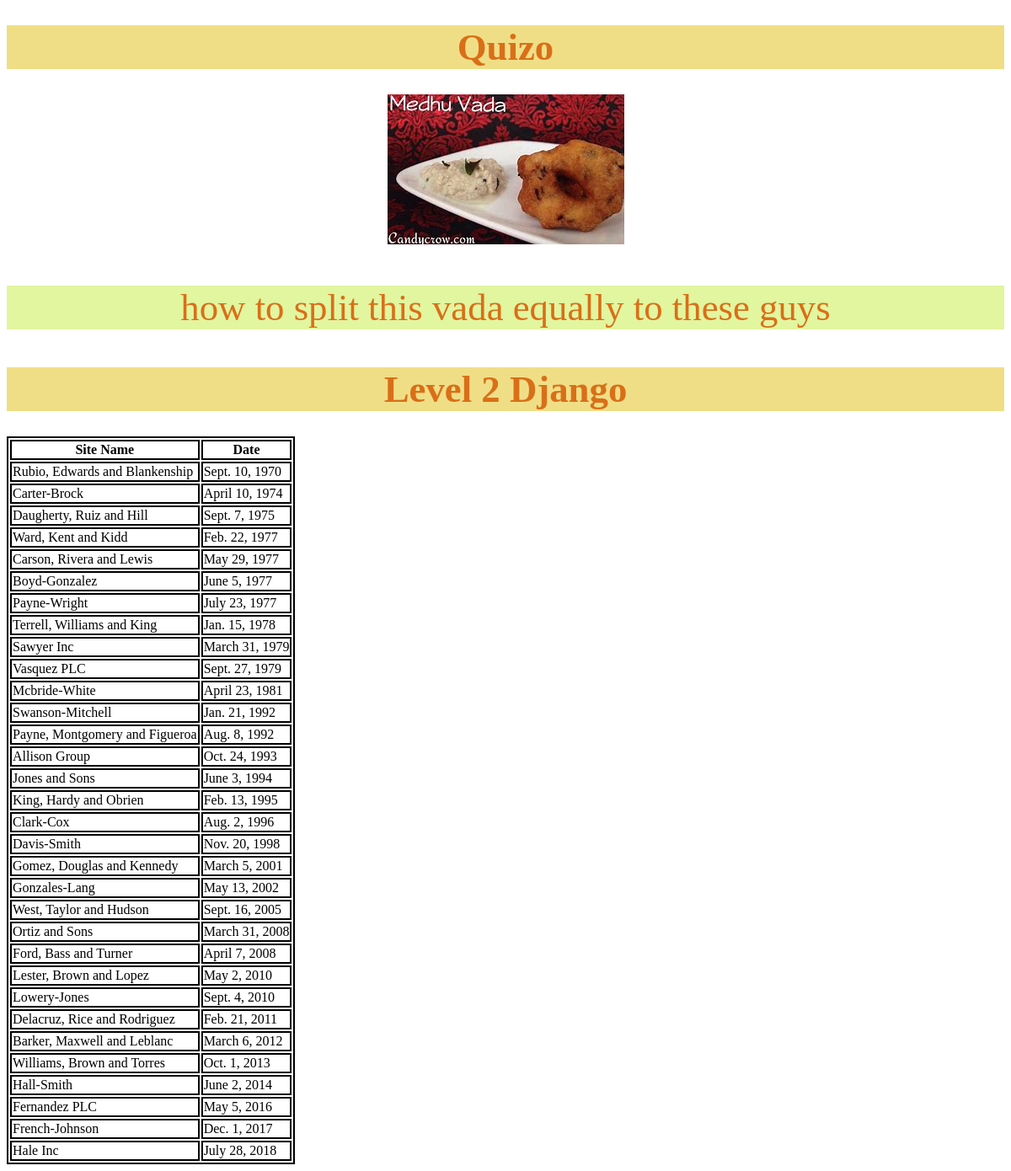
The page / on the database its author committed.
### annan/models.py (models this page shows, shortened)
class AccessRecord(models.Model):
    name=models.ForeignKey(Website,on_delete=models.DO_NOTHING,)
    date=models.DateField()

class Website(models.Model):
    topic= models.ForeignKey(Topic,on_delete=models.DO_NOTHING,)
    name= models.CharField(max_length=200, unique=True)
    url= models.URLField(max_length=200, unique=True)
    def __str__(self):
        return self.name

### annan/views.py (the view)
# urls.py: url(r'^$', views.index, name='index'),
def index(request):
    website_list=AccessRecord.objects.order_by('date')
    date_dict={'access_record':website_list}
    return render(request,'annan/index.html',context=date_dict)

### template/annan/index.html (shortened to what this page needs)
<!DOCTYPE html>
{% load staticfiles %}
<html lang="en">
<head>
  <link rel="stylesheet" href="{% static "css/style.css" %}" />
</head>
<body>
<h1>Quizo</h1>
<div class="django" align="center">
<img src= "{% static 'images/vada.jpg' %}" alt="something went wrong"><br>
<p>how to split this vada equally to these guys<br>
</p>
</div>
<h1>Level 2 Django</h1>
<div class="django serious">
{% if access_record %}
<table>
<thead>
<th>Site Name</th>
<th>Date</th>
</thead>
{% for acc in access_record%}
<tr>
<td>{{acc.name}}</td>
<td>{{acc.date}}</td>
</tr>
{% endfor %}
</table>
{%else%}
<p>NO ACCESS RECORDSFOUND!</p>
{% endif %}
</div>
</body>
</html>

### static/css/style.css (style rules this page uses)
h1 { font-family: 'Courgette', cursive; text-align: center; color: #d96f18; background: #f0de86; font-size: 2.8em; }
p { font-family: 'Courgette', cursive; text-align: center; color: #d96f18; font-size: 2.8em; background: #e2f59f; }
table,th,td { border: 2px solid black }

### rows shown on the page
AccessRecord: name "Rubio, Edwards and Blankenship", date "Sept. 10, 1970"
AccessRecord: name "Carter-Brock", date "April 10, 1974"
AccessRecord: name "Daugherty, Ruiz and Hill", date "Sept. 7, 1975"
AccessRecord: name "Ward, Kent and Kidd", date "Feb. 22, 1977"
AccessRecord: name "Carson, Rivera and Lewis", date "May 29, 1977"
AccessRecord: name "Boyd-Gonzalez", date "June 5, 1977"
AccessRecord: name "Payne-Wright", date "July 23, 1977"
AccessRecord: name "Terrell, Williams and King", date "Jan. 15, 1978"
AccessRecord: name "Sawyer Inc", date "March 31, 1979"
AccessRecord: name "Vasquez PLC", date "Sept. 27, 1979"
AccessRecord: name "Mcbride-White", date "April 23, 1981"
AccessRecord: name "Swanson-Mitchell", date "Jan. 21, 1992"
AccessRecord: name "Payne, Montgomery and Figueroa", date "Aug. 8, 1992"
AccessRecord: name "Allison Group", date "Oct. 24, 1993"
AccessRecord: name "Jones and Sons", date "June 3, 1994"
AccessRecord: name "King, Hardy and Obrien", date "Feb. 13, 1995"
AccessRecord: name "Clark-Cox", date "Aug. 2, 1996"
AccessRecord: name "Davis-Smith", date "Nov. 20, 1998"
AccessRecord: name "Gomez, Douglas and Kennedy", date "March 5, 2001"
AccessRecord: name "Gonzales-Lang", date "May 13, 2002"
AccessRecord: name "West, Taylor and Hudson", date "Sept. 16, 2005"
AccessRecord: name "Ortiz and Sons", date "March 31, 2008"
AccessRecord: name "Ford, Bass and Turner", date "April 7, 2008"
AccessRecord: name "Lester, Brown and Lopez", date "May 2, 2010"
AccessRecord: name "Lowery-Jones", date "Sept. 4, 2010"
AccessRecord: name "Delacruz, Rice and Rodriguez", date "Feb. 21, 2011"
AccessRecord: name "Barker, Maxwell and Leblanc", date "March 6, 2012"
AccessRecord: name "Williams, Brown and Torres", date "Oct. 1, 2013"
AccessRecord: name "Hall-Smith", date "June 2, 2014"
AccessRecord: name "Fernandez PLC", date "May 5, 2016"
AccessRecord: name "French-Johnson", date "Dec. 1, 2017"
AccessRecord: name "Hale Inc", date "July 28, 2018"
